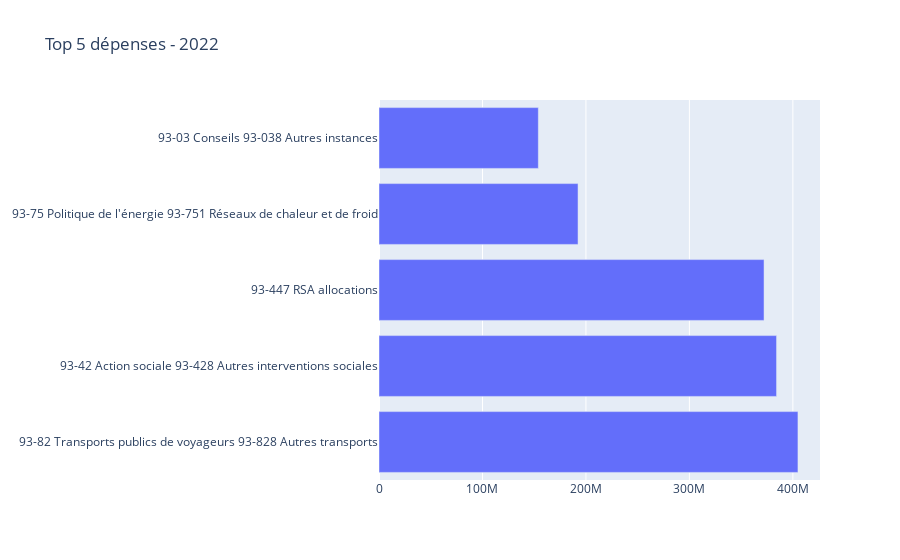

Notebook code for this chart:
### Code cell
n = 5
year = 2022
top_depense_year_fonct = deprec.top_n(section=section_name, type_operation="Dépense", annee=year, n=n)
title = f"Top {n} dépenses - {year}"
bar_chart(top_depense_year_fonct, x="Valeur",y="Nom_Colonne",split=None, orient="h", title=title, hover="Libellé").show()

### Figure 1 — Plotly figure (JSON) as saved in the notebook; plotly's stock layout.template omitted (floating-point values rounded to 4 significant figures)
{"data": [{"hovertext": ["Autres contributions obligatoires", "Subv. fonct. CCAS", "RSA - Vers. allocations forfaitaires", "Autres", "Dotation de gestion locale versée"], "orientation": "h", "type": "bar", "x": [404900000.0, 384250000, 372100000.0, 192370109, 153991950], "y": ["93-82 Transports publics de voyageurs 93-828 Autres transports", "93-42 Action sociale 93-428 Autres interventions sociales", "93-447 RSA allocations", "93-75 Politique de l'énergie 93-751 Réseaux de chaleur et de froid", "93-03 Conseils 93-038 Autres instances"]}], "layout": {"barmode": "group", "title": {"text": "Top 5 dépenses - 2022"}}}
